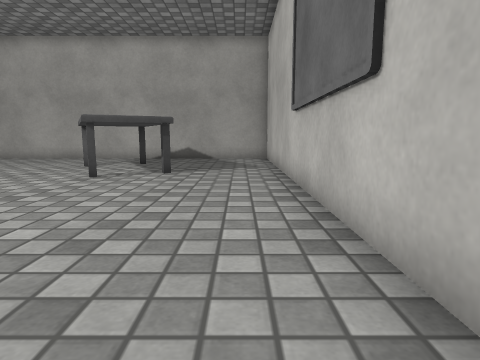
view 1 (above)

15 first-person views from a walk through a Unity game level. The camera is 0.59 m above the floor, tilts 8° down and sees 75° across. The floor is counted in squares, 0.5 m on a side. Each view is taken from the middle of a square. On the plan, view 1 faces up. The plan holds only what a view shows up to about 13 squares ahead; the rest is blank. The player is left out. Surface patterns are stand-ins for the level's own textures.

view 2
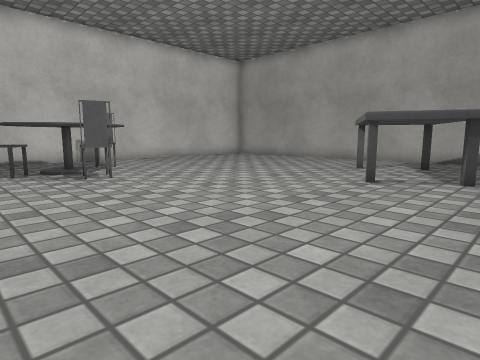

view 3
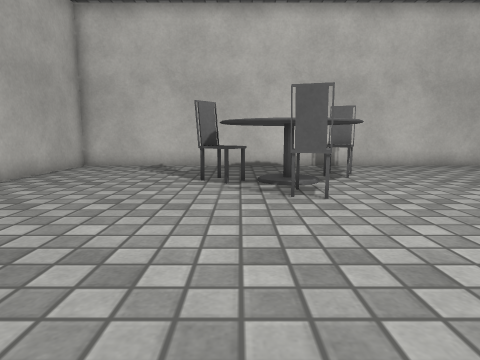

view 4
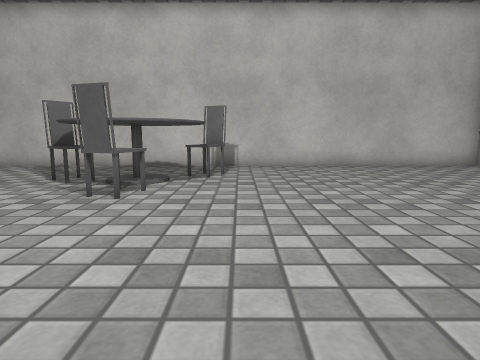

view 5
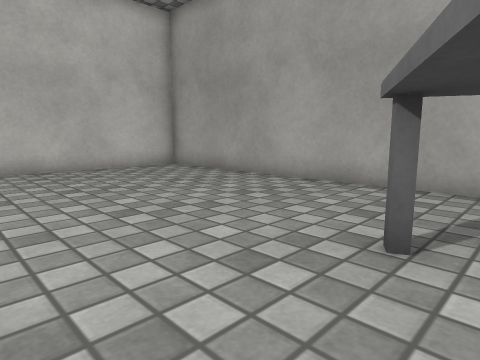

view 6
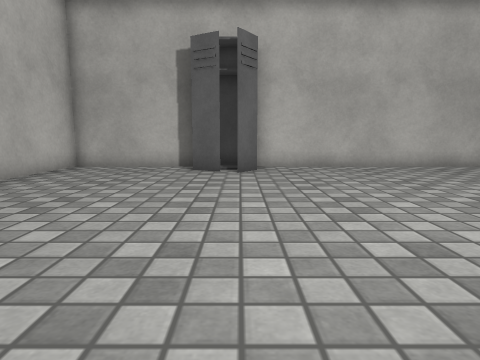

view 7
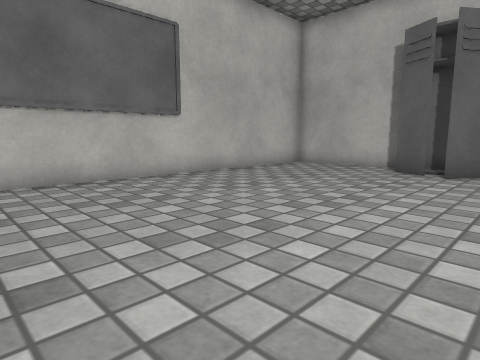

view 8
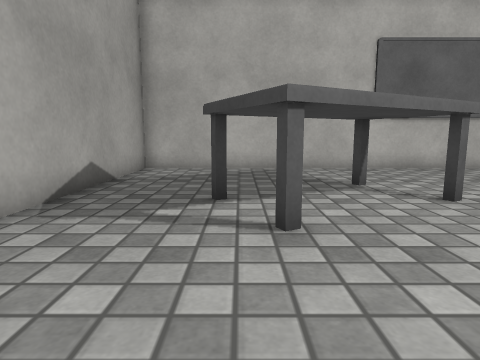

view 9
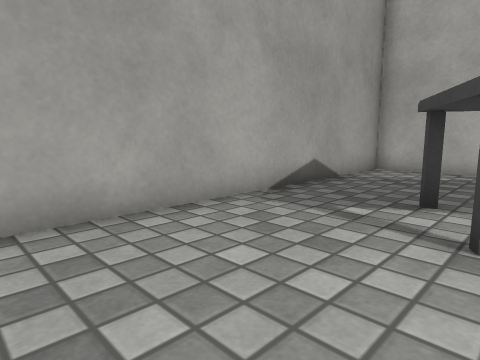

view 10
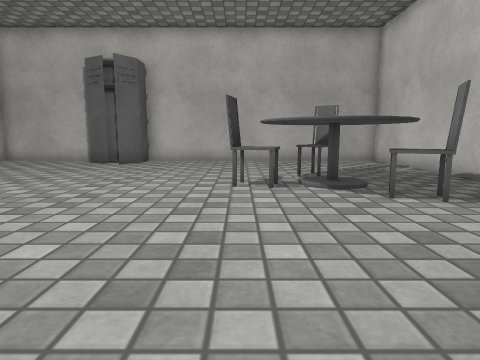

view 11
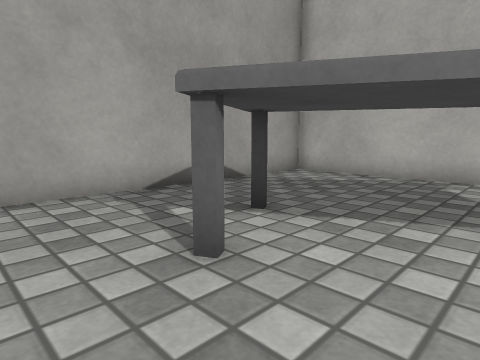

view 12
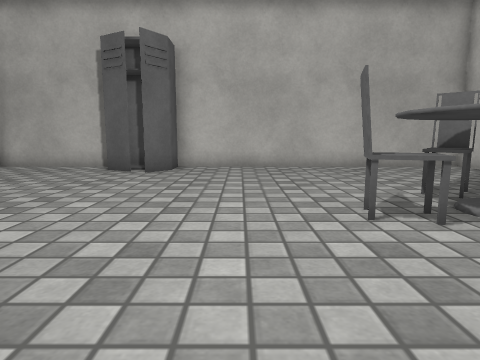

view 13
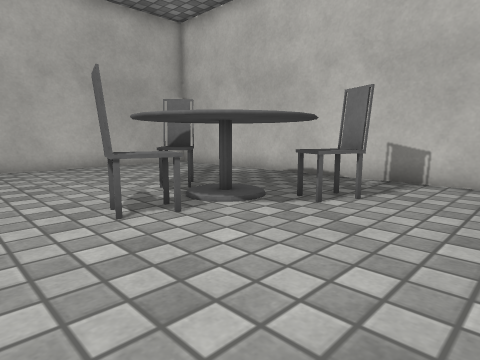

view 14
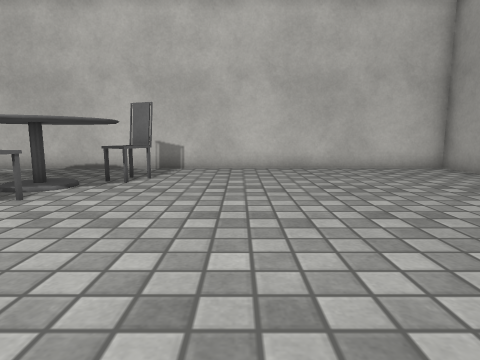

view 15
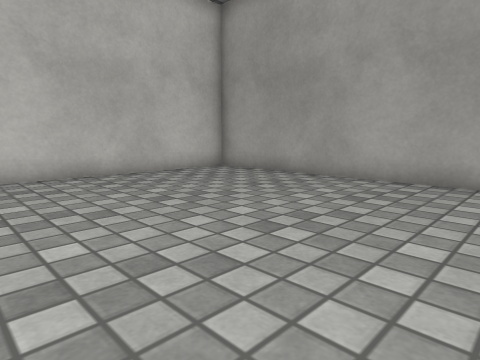

### Floor plan
Key: @ floor where view 1 was taken; # wall or solid block; . floor; T table; C cabinet; O other object.
Columns run from 17 left of view 1 to 2 right of it. Each row starts with its distance up from view 1.
 17 ####################
 16 #..................#
 15 #..................#
 14 #............T.....#
 13 #..........TTT.....#
 12 #..........TTTT....#
 11 #..........TTTT....#
 10 #...........TTTT...#
  9 #............T.....#
  8 #.................O#
  7 #.................O#
  6 #..OOO............O#
  5 #..OOOOO..........O#
  4 #..OOOOO..........O#
  3 #...OOO............#
  2 #...OO.............#
  1 #..................#
  0 #................@.#
 -1 #...........C......#
 -2 #...........CCC....#
 -3 ############CC######

Positions as (right, up) in squares from view 1, and headings:
1: (0, 0), facing up
2: (-1, 1), facing up-left
3: (-4, 3), facing left
4: (-4, 7), facing left
5: (-5, 9), facing up-left
6: (-5, 9), facing down
7: (-7, 9), facing down-right
8: (-10, 13), facing right
9: (-10, 12), facing up-right
10: (-10, 12), facing down
11: (-8, 10), facing up-right
12: (-8, 9), facing down
13: (-8, 9), facing down-left
14: (-5, 9), facing left
15: (-7, 8), facing up-left
